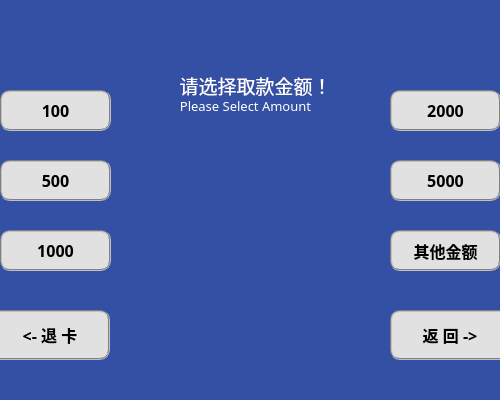
<?xml version="1.0" encoding="UTF-8"?>
<ui version="4.0">
 <class>cash</class>
 <widget class="QWidget" name="cash">
  <property name="geometry">
   <rect>
    <x>0</x>
    <y>0</y>
    <width>500</width>
    <height>400</height>
   </rect>
  </property>
  <property name="windowTitle">
   <string>取款</string>
  </property>
  <property name="styleSheet">
   <string notr="true">#cash{background-color: rgb(52, 80, 164);border-top-left-radius:15px;border-top-right-radius:5px;border-bottom-left-radius:15px;border-bottom-right-radius:5px}
</string>
  </property>
  <widget class="QPushButton" name="btn100">
   <property name="geometry">
    <rect>
     <x>0</x>
     <y>90</y>
     <width>111</width>
     <height>41</height>
    </rect>
   </property>
   <property name="font">
    <font>
     <family>微软雅黑</family>
     <pointsize>12</pointsize>
     <weight>75</weight>
     <bold>true</bold>
    </font>
   </property>
   <property name="styleSheet">
    <string notr="true">QPushButton{border:2px groove gray;border-radius:10px;padding:2px 4px;background-color: rgb(225, 225, 225);}
QPushButton:hover{background-color: rgb(20, 62, 134);border:none;color:rgb(255, 255, 255);}
QPushButton:checked{background-color: rgb(20, 62, 134);border:none;color:rgb(255, 255, 255);}</string>
   </property>
   <property name="text">
    <string>100</string>
   </property>
  </widget>
  <widget class="QLabel" name="label1_2">
   <property name="geometry">
    <rect>
     <x>110</x>
     <y>80</y>
     <width>271</width>
     <height>51</height>
    </rect>
   </property>
   <property name="sizePolicy">
    <sizepolicy hsizetype="Preferred" vsizetype="Preferred">
     <horstretch>0</horstretch>
     <verstretch>0</verstretch>
    </sizepolicy>
   </property>
   <property name="font">
    <font>
     <family>华文中宋</family>
     <pointsize>10</pointsize>
     <weight>50</weight>
     <bold>false</bold>
    </font>
   </property>
   <property name="styleSheet">
    <string notr="true">color:rgb(255, 255, 255)</string>
   </property>
   <property name="text">
    <string>Please Select Amount</string>
   </property>
   <property name="scaledContents">
    <bool>false</bool>
   </property>
   <property name="alignment">
    <set>Qt::AlignCenter</set>
   </property>
   <property name="wordWrap">
    <bool>false</bool>
   </property>
   <property name="margin">
    <number>0</number>
   </property>
   <property name="openExternalLinks">
    <bool>false</bool>
   </property>
  </widget>
  <widget class="QPushButton" name="btn500">
   <property name="geometry">
    <rect>
     <x>0</x>
     <y>160</y>
     <width>111</width>
     <height>41</height>
    </rect>
   </property>
   <property name="font">
    <font>
     <family>微软雅黑</family>
     <pointsize>12</pointsize>
     <weight>75</weight>
     <bold>true</bold>
    </font>
   </property>
   <property name="styleSheet">
    <string notr="true">QPushButton{border:2px groove gray;border-radius:10px;padding:2px 4px;background-color: rgb(225, 225, 225);}
QPushButton:hover{background-color: rgb(20, 62, 134);border:none;color:rgb(255, 255, 255);}
QPushButton:checked{background-color: rgb(20, 62, 134);border:none;color:rgb(255, 255, 255);}</string>
   </property>
   <property name="text">
    <string>500</string>
   </property>
  </widget>
  <widget class="QLabel" name="label">
   <property name="geometry">
    <rect>
     <x>140</x>
     <y>130</y>
     <width>231</width>
     <height>211</height>
    </rect>
   </property>
   <property name="text">
    <string/>
   </property>
   <property name="pixmap">
    <pixmap resource="pics.qrc">:/pics/pictures/pic3.png</pixmap>
   </property>
  </widget>
  <widget class="QLabel" name="label1">
   <property name="geometry">
    <rect>
     <x>120</x>
     <y>60</y>
     <width>271</width>
     <height>51</height>
    </rect>
   </property>
   <property name="sizePolicy">
    <sizepolicy hsizetype="Preferred" vsizetype="Preferred">
     <horstretch>0</horstretch>
     <verstretch>0</verstretch>
    </sizepolicy>
   </property>
   <property name="font">
    <font>
     <family>华文中宋</family>
     <pointsize>14</pointsize>
     <weight>50</weight>
     <bold>false</bold>
    </font>
   </property>
   <property name="styleSheet">
    <string notr="true">color:rgb(255, 255, 255)</string>
   </property>
   <property name="text">
    <string>请选择取款金额！</string>
   </property>
   <property name="scaledContents">
    <bool>false</bool>
   </property>
   <property name="alignment">
    <set>Qt::AlignCenter</set>
   </property>
   <property name="wordWrap">
    <bool>false</bool>
   </property>
   <property name="margin">
    <number>0</number>
   </property>
   <property name="openExternalLinks">
    <bool>false</bool>
   </property>
  </widget>
  <widget class="QLabel" name="pic1">
   <property name="geometry">
    <rect>
     <x>10</x>
     <y>0</y>
     <width>231</width>
     <height>51</height>
    </rect>
   </property>
   <property name="text">
    <string/>
   </property>
   <property name="pixmap">
    <pixmap resource="pics.qrc">:/pics/pictures/pic1.png</pixmap>
   </property>
  </widget>
  <widget class="QPushButton" name="card_out_btn">
   <property name="geometry">
    <rect>
     <x>-10</x>
     <y>310</y>
     <width>120</width>
     <height>50</height>
    </rect>
   </property>
   <property name="font">
    <font>
     <family>微软雅黑</family>
     <pointsize>12</pointsize>
     <weight>75</weight>
     <bold>true</bold>
    </font>
   </property>
   <property name="styleSheet">
    <string notr="true">QPushButton{border:2px groove gray;border-radius:10px;padding:2px 4px;background-color: rgb(225, 225, 225);}
QPushButton:hover{background-color: rgb(20, 62, 134);border:none;color:rgb(255, 255, 255);}
QPushButton:checked{background-color: rgb(20, 62, 134);border:none;color:rgb(255, 255, 255);}</string>
   </property>
   <property name="text">
    <string>&lt;- 退 卡</string>
   </property>
  </widget>
  <widget class="QPushButton" name="btn1000">
   <property name="geometry">
    <rect>
     <x>0</x>
     <y>230</y>
     <width>111</width>
     <height>41</height>
    </rect>
   </property>
   <property name="font">
    <font>
     <family>微软雅黑</family>
     <pointsize>12</pointsize>
     <weight>75</weight>
     <bold>true</bold>
    </font>
   </property>
   <property name="styleSheet">
    <string notr="true">QPushButton{border:2px groove gray;border-radius:10px;padding:2px 4px;background-color: rgb(225, 225, 225);}
QPushButton:hover{background-color: rgb(20, 62, 134);border:none;color:rgb(255, 255, 255);}
QPushButton:checked{background-color: rgb(20, 62, 134);border:none;color:rgb(255, 255, 255);}</string>
   </property>
   <property name="text">
    <string>1000</string>
   </property>
  </widget>
  <widget class="QPushButton" name="other_amount_btn">
   <property name="geometry">
    <rect>
     <x>390</x>
     <y>230</y>
     <width>111</width>
     <height>41</height>
    </rect>
   </property>
   <property name="font">
    <font>
     <family>微软雅黑</family>
     <pointsize>12</pointsize>
     <weight>75</weight>
     <bold>true</bold>
    </font>
   </property>
   <property name="styleSheet">
    <string notr="true">QPushButton{border:2px groove gray;border-radius:10px;padding:2px 4px;background-color: rgb(225, 225, 225);}
QPushButton:hover{background-color: rgb(20, 62, 134);border:none;color:rgb(255, 255, 255);}
QPushButton:checked{background-color: rgb(20, 62, 134);border:none;color:rgb(255, 255, 255);}</string>
   </property>
   <property name="text">
    <string>其他金额</string>
   </property>
  </widget>
  <widget class="QPushButton" name="btn5000">
   <property name="geometry">
    <rect>
     <x>390</x>
     <y>160</y>
     <width>111</width>
     <height>41</height>
    </rect>
   </property>
   <property name="font">
    <font>
     <family>微软雅黑</family>
     <pointsize>12</pointsize>
     <weight>75</weight>
     <bold>true</bold>
    </font>
   </property>
   <property name="styleSheet">
    <string notr="true">QPushButton{border:2px groove gray;border-radius:10px;padding:2px 4px;background-color: rgb(225, 225, 225);}
QPushButton:hover{background-color: rgb(20, 62, 134);border:none;color:rgb(255, 255, 255);}
QPushButton:checked{background-color: rgb(20, 62, 134);border:none;color:rgb(255, 255, 255);}</string>
   </property>
   <property name="text">
    <string>5000</string>
   </property>
  </widget>
  <widget class="QPushButton" name="btn2000">
   <property name="geometry">
    <rect>
     <x>390</x>
     <y>90</y>
     <width>111</width>
     <height>41</height>
    </rect>
   </property>
   <property name="font">
    <font>
     <family>微软雅黑</family>
     <pointsize>12</pointsize>
     <weight>75</weight>
     <bold>true</bold>
    </font>
   </property>
   <property name="styleSheet">
    <string notr="true">QPushButton{border:2px groove gray;border-radius:10px;padding:2px 4px;background-color: rgb(225, 225, 225);}
QPushButton:hover{background-color: rgb(20, 62, 134);border:none;color:rgb(255, 255, 255);}
QPushButton:checked{background-color: rgb(20, 62, 134);border:none;color:rgb(255, 255, 255);}</string>
   </property>
   <property name="text">
    <string>2000</string>
   </property>
  </widget>
  <widget class="QPushButton" name="return_btn">
   <property name="geometry">
    <rect>
     <x>390</x>
     <y>310</y>
     <width>120</width>
     <height>50</height>
    </rect>
   </property>
   <property name="font">
    <font>
     <family>微软雅黑</family>
     <pointsize>12</pointsize>
     <weight>75</weight>
     <bold>true</bold>
    </font>
   </property>
   <property name="styleSheet">
    <string notr="true">QPushButton{border:2px groove gray;border-radius:10px;padding:2px 4px;background-color: rgb(225, 225, 225);}
QPushButton:hover{background-color: rgb(20, 62, 134);border:none;color:rgb(255, 255, 255);}
QPushButton:checked{background-color: rgb(20, 62, 134);border:none;color:rgb(255, 255, 255);}</string>
   </property>
   <property name="text">
    <string>返 回 -&gt;</string>
   </property>
  </widget>
 </widget>
 <resources>
  <include location="pics.qrc"/>
 </resources>
 <connections/>
</ui>
